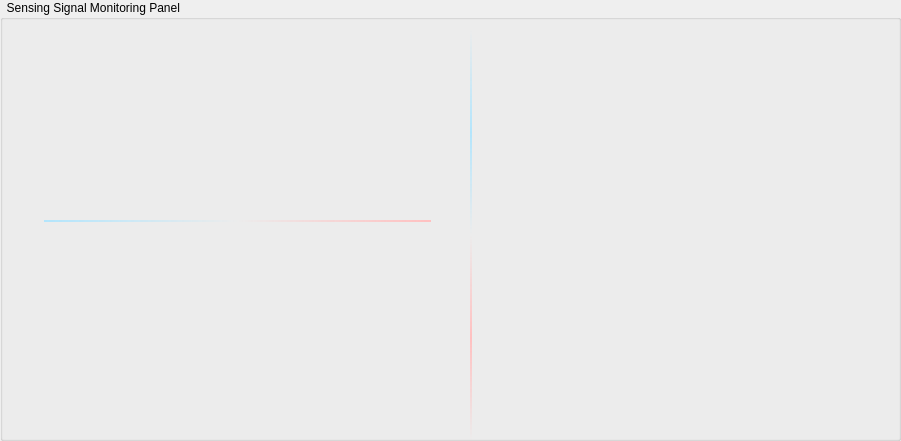
   <widget class="QGroupBox" name="sensing_signal_monitoring_panel">
    <property name="geometry">
     <rect>
      <x>770</x>
      <y>440</y>
      <width>901</width>
      <height>441</height>
     </rect>
    </property>
    <property name="title">
     <string>  Sensing Signal Monitoring Panel</string>
    </property>
    <widget class="QWidget" name="horizontalLayoutWidget">
     <property name="geometry">
      <rect>
       <x>480</x>
       <y>30</y>
       <width>411</width>
       <height>381</height>
      </rect>
     </property>
     <layout class="QHBoxLayout" name="horizontalLayout">
      <item>
       <widget class="QFrame" name="pressure_graph">
        <property name="styleSheet">
         <string notr="true">background-color: rgba(0, 0, 0, 0); /* Fully transparent background */
    border: none; /* No border */</string>
        </property>
        <property name="frameShape">
         <enum>QFrame::NoFrame</enum>
        </property>
        <property name="frameShadow">
         <enum>QFrame::Raised</enum>
        </property>
       </widget>
      </item>
     </layout>
    </widget>
    <widget class="QWidget" name="verticalLayoutWidget_7">
     <property name="geometry">
      <rect>
       <x>10</x>
       <y>30</y>
       <width>451</width>
       <height>191</height>
      </rect>
     </property>
     <layout class="QVBoxLayout" name="verticalLayout_10">
      <item>
       <widget class="QFrame" name="S1_graph">
        <property name="styleSheet">
         <string notr="true">background-color: rgba(0, 0, 0, 0); /* Fully transparent background */
    border: none; /* No border */</string>
        </property>
        <property name="frameShape">
         <enum>QFrame::NoFrame</enum>
        </property>
        <property name="frameShadow">
         <enum>QFrame::Raised</enum>
        </property>
        <property name="lineWidth">
         <number>0</number>
        </property>
        <widget class="QWidget" name="widget_22" native="true">
         <property name="geometry">
          <rect>
           <x>110</x>
           <y>130</y>
           <width>0</width>
           <height>24</height>
          </rect>
         </property>
        </widget>
       </widget>
      </item>
     </layout>
    </widget>
    <widget class="QWidget" name="horizontalLayoutWidget_8">
     <property name="geometry">
      <rect>
       <x>10</x>
       <y>220</y>
       <width>451</width>
       <height>191</height>
      </rect>
     </property>
     <layout class="QHBoxLayout" name="horizontalLayout_22">
      <item>
       <widget class="QFrame" name="S2_graph">
        <property name="styleSheet">
         <string notr="true">background-color: rgba(0, 0, 0, 0); /* Fully transparent background */
    border: none; /* No border */</string>
        </property>
        <property name="frameShape">
         <enum>QFrame::NoFrame</enum>
        </property>
        <property name="frameShadow">
         <enum>QFrame::Raised</enum>
        </property>
       </widget>
      </item>
     </layout>
    </widget>
    <widget class="Line" name="line_17">
     <property name="geometry">
      <rect>
       <x>44</x>
       <y>220</y>
       <width>387</width>
       <height>2</height>
      </rect>
     </property>
     <property name="styleSheet">
      <string notr="true">    border: none;
    background: qlineargradient(spread:pad, x1:0, x2:1, stop:0 rgba(179, 229, 252, 1), stop:0.5 rgba(0, 0, 0, 0), stop:1 rgba(255, 192, 192, 1));</string>
     </property>
     <property name="orientation">
      <enum>Qt::Horizontal</enum>
     </property>
    </widget>
    <widget class="Line" name="line_18">
     <property name="geometry">
      <rect>
       <x>470</x>
       <y>30</y>
       <width>2</width>
       <height>410</height>
      </rect>
     </property>
     <property name="styleSheet">
      <string notr="true">    border: none;
    background: qlineargradient(spread:pad, y1:0, y2:1,stop:0 rgba(0, 0, 0, 0), stop:0.25 rgba(179, 229, 252, 1), stop:0.5 rgba(0, 0, 0, 0), stop:0.75 rgba(255, 192, 192, 1), stop:1 rgba(0, 0, 0, 0));</string>
     </property>
     <property name="orientation">
      <enum>Qt::Vertical</enum>
     </property>
    </widget>
   </widget>
